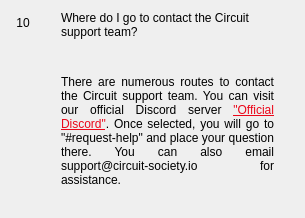
                  <widget class="QWidget" name="widgetFaq10" native="true">
                   <layout class="QHBoxLayout" name="horizontalpage_10" stretch="0,1">
                    <item alignment="Qt::AlignTop">
                     <widget class="QLabel" name="labelNumber10">
                      <property name="minimumSize">
                       <size>
                        <width>24</width>
                        <height>24</height>
                       </size>
                      </property>
                      <property name="maximumSize">
                       <size>
                        <width>16777215</width>
                        <height>24</height>
                       </size>
                      </property>
                      <property name="text">
                       <string>10</string>
                      </property>
                      <property name="alignment">
                       <set>Qt::AlignCenter</set>
                      </property>
                     </widget>
                    </item>
                    <item>
                     <layout class="QVBoxLayout" name="verticalLayoutpage_10">
                      <property name="leftMargin">
                       <number>20</number>
                      </property>
                      <property name="rightMargin">
                       <number>20</number>
                      </property>
                      <item>
                       <widget class="QLabel" name="labelSubtitle10">
                        <property name="text">
                         <string>Where do I go to contact the Circuit support team?</string>
                        </property>
                        <property name="wordWrap">
                         <bool>true</bool>
                        </property>
                       </widget>
                      </item>
                      <item>
                       <spacer name="verticalSpacer_100">
                        <property name="orientation">
                         <enum>Qt::Vertical</enum>
                        </property>
                        <property name="sizeType">
                         <enum>QSizePolicy::Fixed</enum>
                        </property>
                        <property name="sizeHint" stdset="0">
                         <size>
                          <width>20</width>
                          <height>30</height>
                         </size>
                        </property>
                       </spacer>
                      </item>
                      <item>
                       <widget class="QLabel" name="labelContent10">
                        <property name="text">
                         <string>&lt;html&gt;&lt;head/&gt;&lt;body&gt;&lt;p align=&quot;justify&quot;&gt;
						 There are numerous routes to contact the Circuit support team. You can visit our 
						 official Discord server &lt;a style='color: #eb071a' href='https://https://discord.gg/qQGYbbe'&gt;
						 &quot;Official Discord&quot;&lt;/a&gt;. Once selected, you will go to &quot;#request-help&quot; 
						 and place your question there. You can also email support@circuit-society.io for assistance.
						 &lt;/p&gt;&lt;/body&gt;&lt;/html&gt;</string>
                        </property>
                        <property name="alignment">
                         <set>Qt::AlignLeading|Qt::AlignLeft|Qt::AlignTop</set>
                        </property>
                        <property name="wordWrap">
                         <bool>true</bool>
                        </property>
                       </widget>
                      </item>
                      <item>
                       <spacer name="verticalSpacer_92">
                        <property name="orientation">
                         <enum>Qt::Vertical</enum>
                        </property>
                        <property name="sizeHint" stdset="0">
                         <size>
                          <width>20</width>
                          <height>20</height>
                         </size>
                        </property>
                       </spacer>
                      </item>
                     </layout>
                    </item>
                   </layout>
                  </widget>
